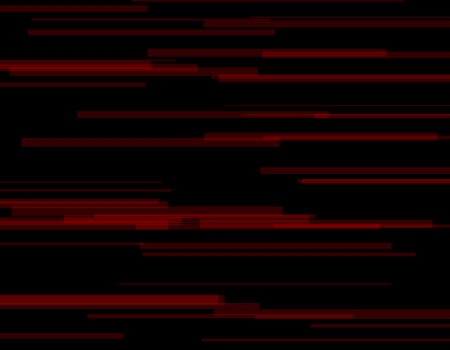
Frame 1 (no input)
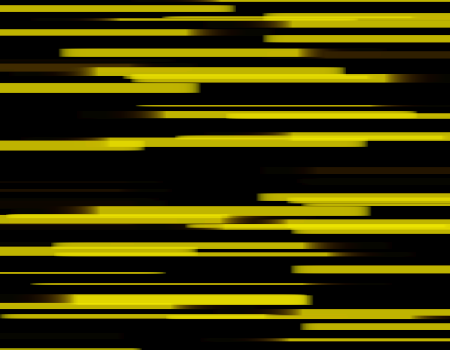
Frame 60 (the mouse pressed at the canvas centre just before this capture)
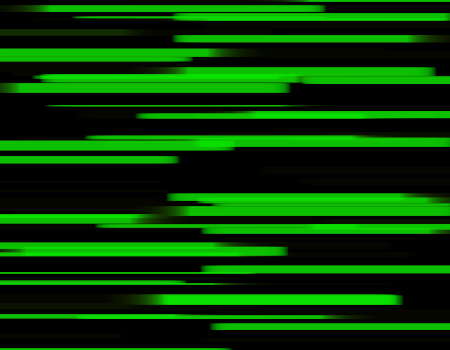
Frame 120 (the mouse held since frame 60 and released just before this capture)

The Processing sketch that drew these frames (run headless with seeded random() and noise(); from frame 60 on, the mouse is pressed at the canvas centre):

// Processing sketch: processing_93689
// ── processing_93689.pde

Line[] line = new Line[50];

float t = 0;

void setup() {
  size(450, 350);
  colorMode(HSB, 360, 100, 100);
  background(0);
  smooth();

  rectMode(CENTER);

  for (int i = 0; i < line.length;i++) {
    line[i] = new Line();
  }
}

void draw() {
  noStroke();
  fill(0, 20);
  rect(width/2, height/2, width, height);

  for (int i = 0; i < line.length;i++) {
    line[i].display();
    line[i].move();
  }

} 

class Line {
  float x;
  float y;
  float speed;
  float rect_w;
  float rect_h;
  float hue;

  Line() {
    if (random(1) >= 0.5) {
      speed = 1.5;
    }
    else {
      speed = -1.5;
    }

    rect_w = random(220, 280);
    rect_h = random(1, 10);

    x = random(width);
    y = random(height);

    hue = 0;
  }

  void display() {
    noStroke();
    fill(hue, 100, 100, 50);
    rect(x, y, rect_w, rect_h);

    hue++;
    if (hue > 360) {
      hue = 0;
    }
  }

  void move() {
    x += speed;
    if (x > width + random(1, 5)|| x < -random(1, 5)) {
    rect_w = random(220, 280);
    rect_h = random(1, 10);
      y = random(width);

      if (speed > 0) {
        x = - random(1,4);
      }
      else {
        x = width+random(1,4);
      }
    }
  }
}
